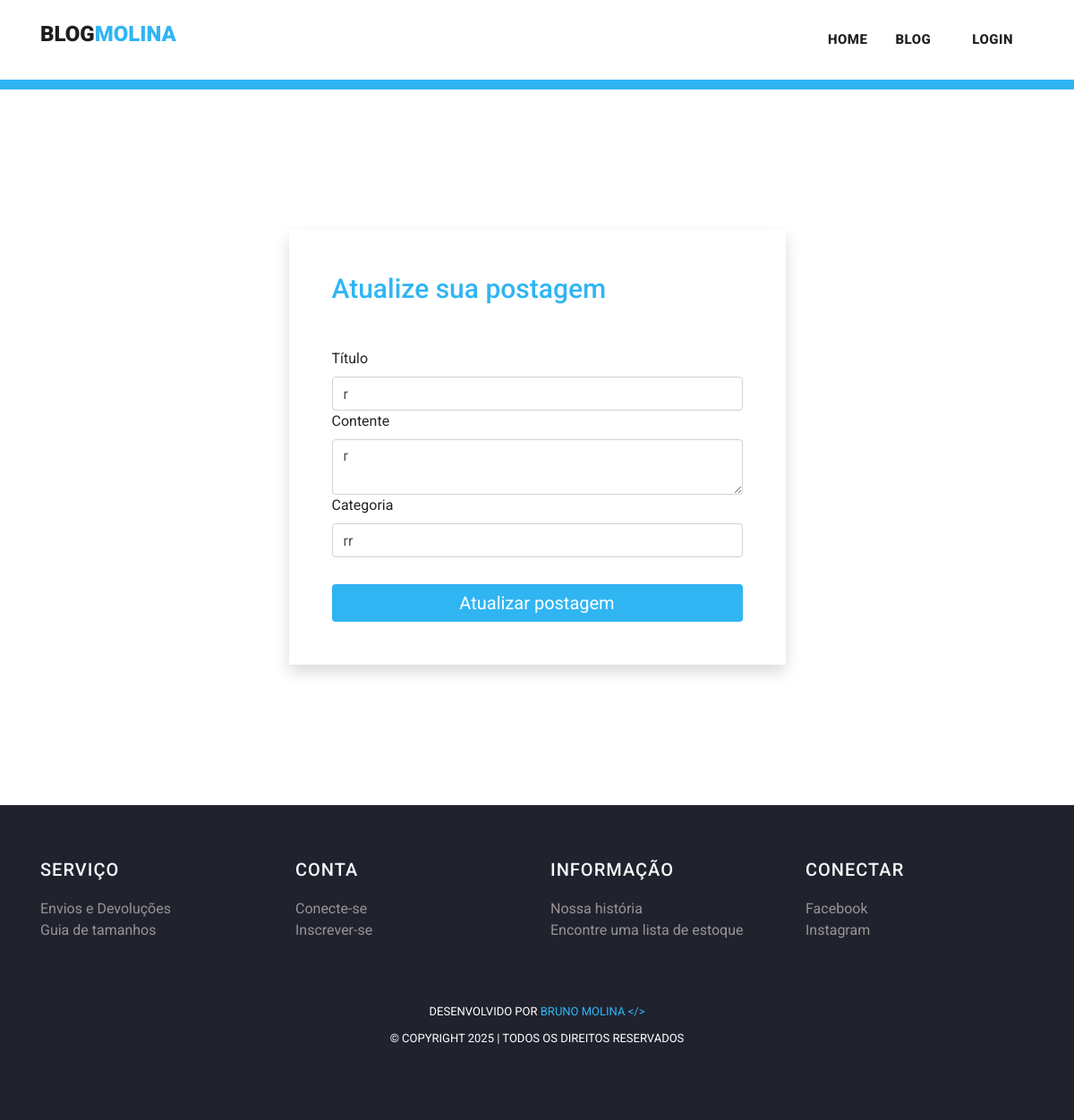
Screenshot of /post/edit/28 with the database file from the repository.
### myapp/models.py (models this page shows, shortened)
class Post(models.Model):
    postname = models.CharField(max_length=600)
    category = models.CharField(max_length=600)
    image = models.ImageField(
        upload_to="images/posts/",
        blank=True,
        null=True
    )
    content = models.CharField(max_length=100000)
    time = models.CharField(
        max_length=100,
        default=current_time,
        blank=True
    )
    likes = models.IntegerField(default=0)
    user = models.ForeignKey(User, on_delete=models.CASCADE)

### myapp/views.py (the view, shortened to what this page needs)
# urls.py: path("post/edit/<int:id>",views.editpost,name="editpost"),
def editpost(request,id):
    post = Post.objects.get(id=id)
    return render(request,"postedit.html",{
        'post':post
    })

### templates/postedit.html (shortened to what this page needs)
{% load static %}
<!DOCTYPE html>
<html lang="pt-br">
<head>
  <link href="https://cdn.jsdelivr.net/npm/bootstrap@5.3.0-alpha3/dist/css/bootstrap.min.css" rel="stylesheet"
>
  <link href="{% static 'vendor/bootstrap/css/bootstrap.min.css' %}" rel="stylesheet">
  <link rel="stylesheet" href="{% static 'assets/css/fontawesome.css' %}">
  <link rel="stylesheet" href="{% static 'assets/css/templatemo-stand-blog.css' %}">
  <link rel="stylesheet" href="{% static 'assets/css/owl.css' %}">
</head>
<body>
  <header class="">
    <nav class="navbar navbar-expand-lg bg-white">
      <div class="container">
        <a class="navbar-brand" href="index.html">
          <h2>BLOG<span style="color: #30b5f3;">Molina</span></h2>
        </a>
        <div class="collapse navbar-collapse" id="navbarResponsive">
          <ul class="navbar-nav ml-auto">
            <li>
              <a class="nav-link" href="{% url 'index' %}">Home
              </a>
            </li>
            <li class="nav-item">
              <a class="nav-link" href="{% url 'blog' %}">Blog</a>
            </li>
            {% if user.is_authenticated %}
            <li class="nav-item">
              <a class="nav-link" href="{% url 'create' %}">Criar</a>
            </li>
            <li class="nav-item">
              <a class="nav-link" href="{% url 'profile' user.id %}">Perfil</a>
            </li>
            <li class="nav-item">
              <a class="nav-link" href="{% url 'logout' %}">Sair</a>
            </li>
            {% else %}
            <li class="nav-item">
              <a class="nav-link" href="{% url 'signin' %}">Login</a>
            </li>
            {% endif %}
          </ul>
        </div>
      </div>
    </nav>
  </header>
  <div class="container">
    <div class="d-flex justify-content-center align-items-center " style="height: 100vh;">
      <form action="{% url 'editpost' post.id %}" class="p-5 shadow" method="post" enctype="multipart/form-data">
        <h5 class="mb-5">Atualize sua postagem</h5>
        <label for="" class="form-label">Título</label>
        <div class="input-group">
          <input type="text" class="form-control" name="postname" value="{{post.postname}}" required>
        </div>
        <label for="" class="form-label">Contente</label>
        <textarea class="form-control" name="content" required>{{post.content}}</textarea>
        <label for="" class="form-label">Categoria</label>
        <input type="text" class="form-control" name="category" value="{{post.category}}" required>
        <button class="btn">Atualizar postagem</button>
        <br>
      </form>
    </div>
  </div>
  {% include 'footer.html' %}
</body>
</html>

### static/assets/css/templatemo-stand-blog.css (style rules this page uses)
body { font-family: 'Roboto', sans-serif; overflow-x: hidden; text-rendering: optimizeLegibility; -webkit-font-smoothing: antialiased; -moz-osx-font-smoothing: grayscale; }
a { text-decoration: none!important; }
ul { padding: 0; margin: 0; list-style: none; }
h1,h2,h3,h4,h5,h6 { margin: 0px; }
header { position: absolute; z-index: 99999; width: 100%; height: 100px; background-color: #30b5f3; -webkit-transition: all 0.3s ease-in-out 0s; -moz-transition: all 0.3s ease-in-out 0s; -o-transition: all 0.3s ease-in-out 0s; transition: all 0.3s ease-in-out 0s; }
header .navbar { padding: 25px 0px; }
.navbar .navbar-brand { float: left; margin-top: -12px; outline: none; }
.navbar .navbar-brand h2 { color: #1e1e1e; text-transform: uppercase; font-size: 24px; font-weight: 900; -webkit-transition: all .3s ease 0s; -moz-transition: all .3s ease 0s; -o-transition: all .3s ease 0s; transition: all .3s ease 0s; }
#navbarResponsive { z-index: 999; }
.navbar-collapse { text-align: center; }
.navbar .navbar-nav .nav-item { margin: 0px 15px; }
.navbar .navbar-nav a.nav-link { text-transform: capitalize; font-size: 15px; font-weight: 800; text-transform: uppercase; letter-spacing: 0.5px; color: #1e1e1e; transition: all 0.3s; }

### templates/postedit.html (style rules this page uses)
form { margin-top: 200px; width: 50%; }
h5 { color: #30b5f3; font-weight: 500; font-size: 30px; margin-bottom: 20px; }
.btn { margin-top: 30px; background: #30b5f3; width: 100%; color: #fff; font-size: 20px; padding: 5px; }
a { text-decoration: none; color: #386cbb; }

### templates/footer.html (style rules this page uses)
li { text-decoration: none; text-align: left; }
li a { color: rgb(153, 147, 147); }

### rows the page displays
Post: postname "r", content "r", category "rr"
